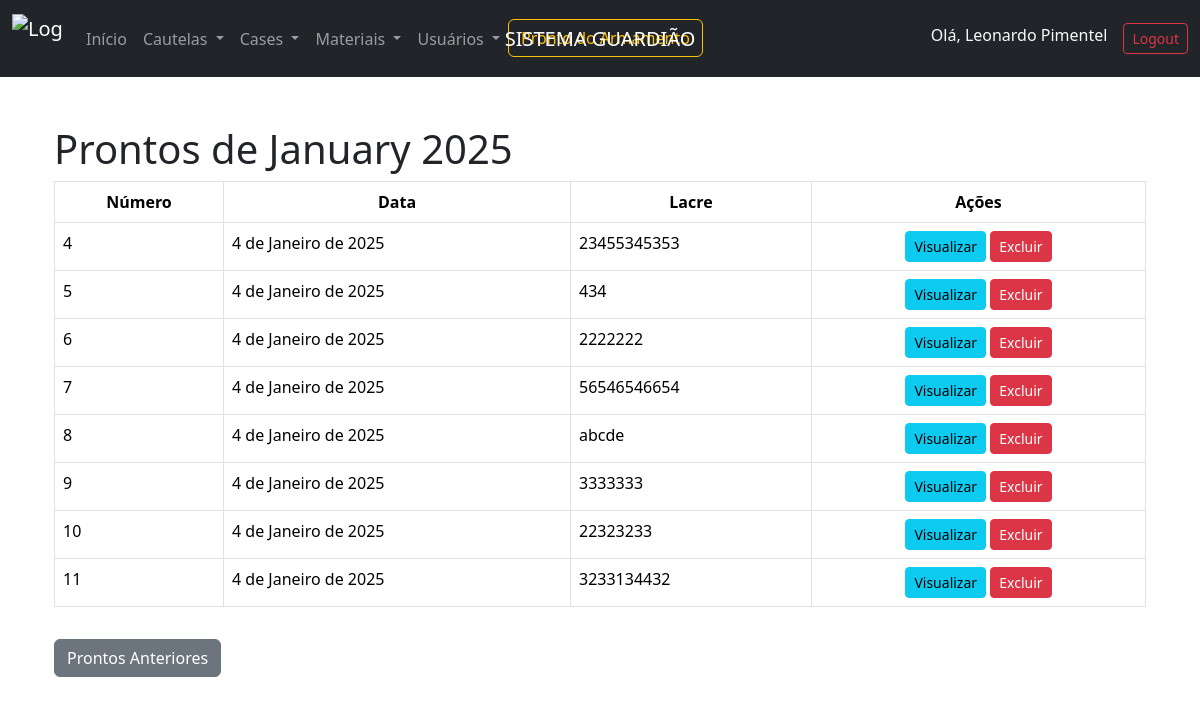
/pronto-armamento/listar/ (signed in), run on the app's committed database.
### guardiao/models.py (models this page shows, shortened)
class Operador(models.Model):
    user = models.OneToOneField(User, on_delete=models.CASCADE)
    nome = models.CharField(max_length=100)
    identidade = models.CharField(max_length=20)
    funcao = models.CharField(max_length=100, null=True, blank=True)
    nivel_acesso = models.IntegerField(
        choices=[(1, 'Nível 1'), (2, 'Nível 2'), (3, 'Nível 3')], default=1)

class ProntoArmamento(models.Model):
    data = models.DateField(auto_now_add=True)
    numero = models.PositiveIntegerField(unique=True)
    lacre = models.CharField(max_length=50)
    assinante_1 = models.ForeignKey(
        Assinante, related_name='assinante_1', on_delete=models.CASCADE)
    funcao_1 = models.ForeignKey(
        FuncaoAssinante, related_name='funcao_1', on_delete=models.CASCADE)
    assinante_2 = models.ForeignKey(
        Assinante, related_name='assinante_2', on_delete=models.CASCADE)
    funcao_2 = models.ForeignKey(
        FuncaoAssinante, related_name='funcao_2', on_delete=models.CASCADE)
    assinante_3 = models.ForeignKey(
        Assinante, related_name='assinante_3', on_delete=models.CASCADE)
    funcao_3 = models.ForeignKey(
        FuncaoAssinante, related_name='funcao_3', on_delete=models.CASCADE)
    tabela = models.TextField()

### guardiao/views.py (the view)
# urls.py: path('pronto-armamento/listar/', listar_prontos, name='listar_prontos'),
@login_required
@nivel_acesso_minimo(1)
def listar_prontos(request):
    hoje = timezone.now()
    prontos = ProntoArmamento.objects.filter(
        data__year=hoje.year,
        data__month=hoje.month
    ).order_by('-data')
    return render(request, 'listar_prontos.html', {
        'prontos': prontos,
        'titulo': f'Prontos de {hoje.strftime("%B")} {hoje.year}',
    })

### guardiao/templates/listar_prontos.html (shortened to what this page needs)
{% extends 'base.html' %}
{% block navbar %}
    {% if user.operador.nivel_acesso == 2 %}
        {% include 'navbar_2.html' %}
    {% elif user.operador.nivel_acesso == 1 %}
        {% include 'navbar_1.html' %}
    {% else %}
        {% include 'navbar.html' %}
    {% endif %}
{% endblock %}
{% block content %}
<div class="container mt-5">
    <h1>{{ titulo }}</h1>
    <table class="table table-bordered">
        <thead>
            <tr class="text-center">
                <th>Número</th>
                <th>Data</th>
                <th>Lacre</th>
                <th>Ações</th>
            </tr>
        </thead>
        <tbody>
            {% for pronto in prontos %}
                <tr>
                    <td>{{ pronto.numero }}</td>
                    <td>{{ pronto.data }}</td>
                    <td>{{ pronto.lacre }}</td>
                    <td class="text-center">
                        <a href="{% url 'visualizar_pronto' pronto.id %}" class="btn btn-info btn-sm">Visualizar</a>
                        {% if user.operador.nivel_acesso == 3 %}
                        <a href="{% url 'excluir_pronto' pronto.id %}" class="btn btn-danger btn-sm"
                           onclick="return confirm('Tem certeza que deseja excluir o Pronto Nº {{ pronto.numero }}?')">
                            Excluir
                        </a>
                        {% endif %}
                    </td>
                </tr>
            {% endfor %}
        </tbody>
    </table>
    <a href="{% url 'listar_prontos_anteriores' %}" class="btn btn-secondary mt-3">Prontos Anteriores</a>
</div>
{% endblock %}

### guardiao/templates/navbar.html (shortened to what this page needs)
{% load static %}
<nav class="navbar navbar-expand-lg navbar-dark bg-dark">
    <div class="container-fluid">
        <a class="navbar-brand" href="/">
            <img src="{% static 'images/logo.png' %}" alt="Logo Guardião" width="50" height="50" class="d-inline-block align-text-top">
        </a>
        <span class="navbar-brand navbar-brand-center">SISTEMA GUARDIÃO</span>
        <div class="collapse navbar-collapse" id="navbarNav">
            <ul class="navbar-nav me-auto">
                <li class="nav-item">
                    <a class="nav-link" href="{% url 'listar_prontos' %}">Início</a>
                </li>
                <li class="nav-item dropdown">
                    <a class="nav-link dropdown-toggle" href="#" id="emprestimosDropdown" role="button" data-bs-toggle="dropdown" aria-expanded="false">
                        Cautelas
                    </a>
                </li>
                <li class="nav-item dropdown">
                    <a class="nav-link dropdown-toggle" href="#" id="casesDropdown" role="button" data-bs-toggle="dropdown" aria-expanded="false">
                        Cases
                    </a>
                </li>
                <li class="nav-item dropdown">
                    <a class="nav-link dropdown-toggle" href="#" id="materiaisDropdown" role="button" data-bs-toggle="dropdown" aria-expanded="false">
                        Materiais
                    </a>
                </li>
                <li class="nav-item dropdown">
                    <a class="nav-link dropdown-toggle" href="#" id="usuariosDropdown" role="button" data-bs-toggle="dropdown" aria-expanded="false">
                        Usuários
                    </a>
                </li>
                <li class="nav-item">
                    <a href="{% url 'pronto_armamento' %}" class="btn btn-outline-warning me-2">Pronto do Armamento</a>
                </li>
            </ul>
            <ul class="navbar-nav">
                {% if user.is_authenticated %}
                    <li class="nav-item">
                        <span class="navbar-text text-light me-3">Olá, {{ user.operador.nome }}</span>
                    </li>
                    <li class="nav-item">
                        <a class="btn btn-outline-danger btn-sm" href="{% url 'logout' %}">Logout</a>
                    </li>
                {% else %}
                    <li class="nav-item">
                        <a class="btn btn-outline-success btn-sm" href="{% url 'login' %}">Login</a>
                    </li>
                {% endif %}
            </ul>
        </div>
    </div>
</nav>

### guardiao/templates/base.html (style rules this page uses)
.navbar-brand-center { position: absolute; left: 50%; transform: translateX(-50%); }

### data on the page
ProntoArmamento: numero "4", data "4 de Janeiro de 2025", lacre "23455345353"
ProntoArmamento: numero "5", data "4 de Janeiro de 2025", lacre "434"
ProntoArmamento: numero "6", data "4 de Janeiro de 2025", lacre "2222222"
ProntoArmamento: numero "7", data "4 de Janeiro de 2025", lacre "56546546654"
ProntoArmamento: numero "8", data "4 de Janeiro de 2025", lacre "abcde"
ProntoArmamento: numero "9", data "4 de Janeiro de 2025", lacre "3333333"
ProntoArmamento: numero "10", data "4 de Janeiro de 2025", lacre "22323233"
ProntoArmamento: numero "11", data "4 de Janeiro de 2025", lacre "3233134432"

### other printed values
{{ user.operador.nome }} "Leonardo Pimentel"
{{ titulo }} "Prontos de January 2025"
